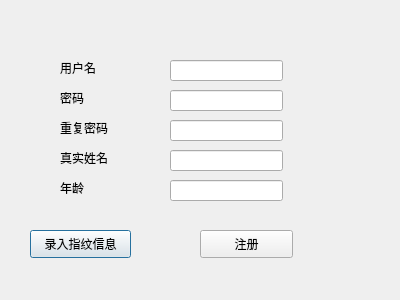
<?xml version="1.0" encoding="UTF-8"?>
<ui version="4.0">
 <class>registDlg</class>
 <widget class="QDialog" name="registDlg">
  <property name="geometry">
   <rect>
    <x>0</x>
    <y>0</y>
    <width>400</width>
    <height>300</height>
   </rect>
  </property>
  <property name="windowTitle">
   <string>Dialog</string>
  </property>
  <widget class="QLabel" name="userNameLabel">
   <property name="geometry">
    <rect>
     <x>60</x>
     <y>60</y>
     <width>72</width>
     <height>15</height>
    </rect>
   </property>
   <property name="text">
    <string>用户名</string>
   </property>
  </widget>
  <widget class="QLabel" name="userPwdLabel">
   <property name="geometry">
    <rect>
     <x>60</x>
     <y>90</y>
     <width>72</width>
     <height>15</height>
    </rect>
   </property>
   <property name="text">
    <string>密码</string>
   </property>
  </widget>
  <widget class="QLabel" name="label_3">
   <property name="geometry">
    <rect>
     <x>60</x>
     <y>120</y>
     <width>72</width>
     <height>15</height>
    </rect>
   </property>
   <property name="text">
    <string>重复密码</string>
   </property>
  </widget>
  <widget class="QLabel" name="label_4">
   <property name="geometry">
    <rect>
     <x>60</x>
     <y>150</y>
     <width>72</width>
     <height>15</height>
    </rect>
   </property>
   <property name="text">
    <string>真实姓名</string>
   </property>
  </widget>
  <widget class="QLabel" name="label_5">
   <property name="geometry">
    <rect>
     <x>60</x>
     <y>180</y>
     <width>72</width>
     <height>15</height>
    </rect>
   </property>
   <property name="text">
    <string>年龄</string>
   </property>
  </widget>
  <widget class="QLineEdit" name="userNameLineEdit">
   <property name="geometry">
    <rect>
     <x>170</x>
     <y>60</y>
     <width>113</width>
     <height>21</height>
    </rect>
   </property>
  </widget>
  <widget class="QLineEdit" name="userPwdLineEdit">
   <property name="geometry">
    <rect>
     <x>170</x>
     <y>90</y>
     <width>113</width>
     <height>21</height>
    </rect>
   </property>
  </widget>
  <widget class="QLineEdit" name="reUserPwdLineEdit">
   <property name="geometry">
    <rect>
     <x>170</x>
     <y>120</y>
     <width>113</width>
     <height>21</height>
    </rect>
   </property>
  </widget>
  <widget class="QLineEdit" name="trueNameLineEdit">
   <property name="geometry">
    <rect>
     <x>170</x>
     <y>150</y>
     <width>113</width>
     <height>21</height>
    </rect>
   </property>
  </widget>
  <widget class="QLineEdit" name="ageLineEdit">
   <property name="geometry">
    <rect>
     <x>170</x>
     <y>180</y>
     <width>113</width>
     <height>21</height>
    </rect>
   </property>
  </widget>
  <widget class="QPushButton" name="enterFingerInforBtn">
   <property name="geometry">
    <rect>
     <x>30</x>
     <y>230</y>
     <width>101</width>
     <height>28</height>
    </rect>
   </property>
   <property name="text">
    <string>录入指纹信息</string>
   </property>
  </widget>
  <widget class="QPushButton" name="registBtn">
   <property name="geometry">
    <rect>
     <x>200</x>
     <y>230</y>
     <width>93</width>
     <height>28</height>
    </rect>
   </property>
   <property name="text">
    <string>注册</string>
   </property>
  </widget>
 </widget>
 <resources/>
 <connections/>
</ui>
